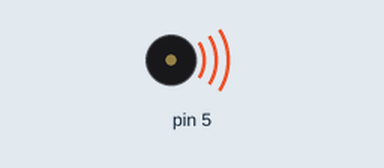
This sketch was run on a simulated Arduino Uno, built with avr-gcc and run on an emulated ATmega328P. On the bench: buzzer (waves = sounding). What the sketch prints to the serial monitor is not drawn.

Above: at 0.1 s.
Timing chart, 0 to 47.8 s (numbered marks = the images above):
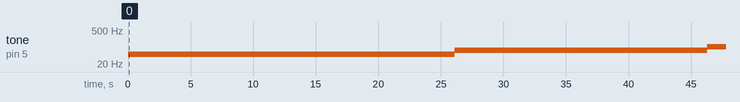

The sketch:

teensy_freqMeasure.ino
```cpp
//https://www.pjrc.com/teensy/td_libs_FreqMeasure.html

#include <FreqMeasure.h>
//runs on pin 3, 4 is unusable with analogWrite()

void setup() {
  Serial.begin(9600);
  FreqMeasure.begin();
  tone(5,50);
  Serial.println("Commanded Frequency:    Measured Frequency:");
  Serial.println("___________________     ____________________");
}

double sum=0;
int count=0;

int wavecount = 0;
int freq = 50;

uint32_t t1, t2;

void loop() {
  wavecount++;

  if(wavecount%2000000 == 0 && freq <= 250){
    freq += 25;
    tone(5,freq);
  }else if(freq >250){
    freq = 50;
    wavecount = 0;
    tone(5,freq);
  }

  if (FreqMeasure.available()) {
    // average several reading together
    sum = sum + FreqMeasure.read();
    count = count + 1;
    if (count > 4) {
      float frequency = FreqMeasure.countToFrequency(sum / count);
      //Serial.println(frequency);
      Serial.print("        ");
      Serial.print(freq);
      Serial.print(",                     ");
      Serial.println(frequency);
      sum = 0;
      count = 0;
      //Serial.println(micros()-t1);
      //t1 = micros();
    }
  }
}
```

Measured:
- by itself, tone on pin 5: silent → 50 Hz at 0.00 s, → 75 Hz 26.1 s later, → 100 Hz 20.2 s later
